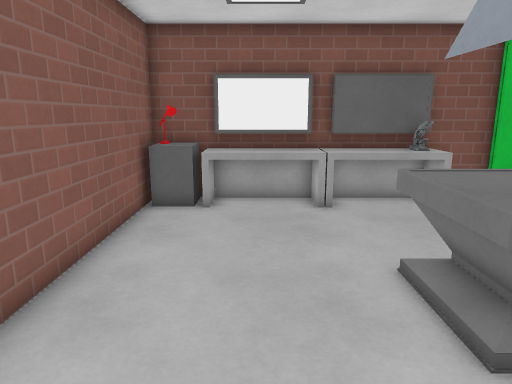
View 1 (above)

12 first-person views from a walk through a Godot game level. The camera is 1.5 m above the floor, tilts 12° down and sees 70° across. The floor is counted in squares, 0.5 m on a side. Each view is taken from the middle of a square. On the plan, view 1 faces up. The plan holds only what a view shows up to about 20 squares ahead; the rest is blank. Surface patterns are stand-ins for the level's own textures.

View 2
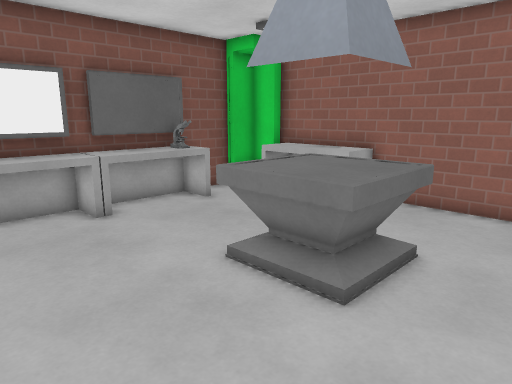

View 3
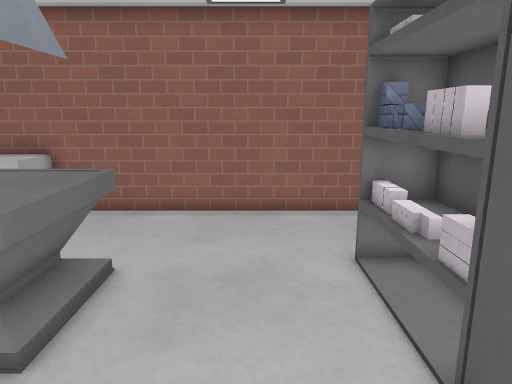

View 4
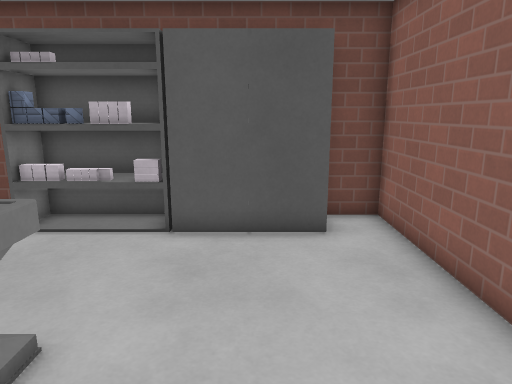

View 5
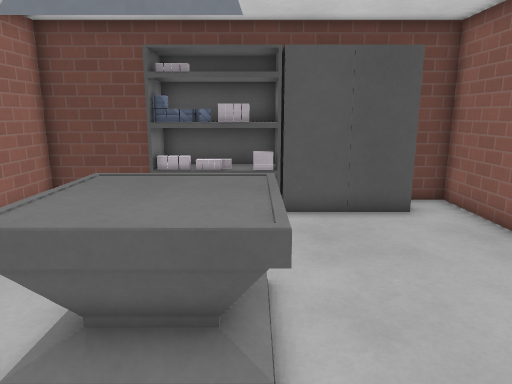

View 6
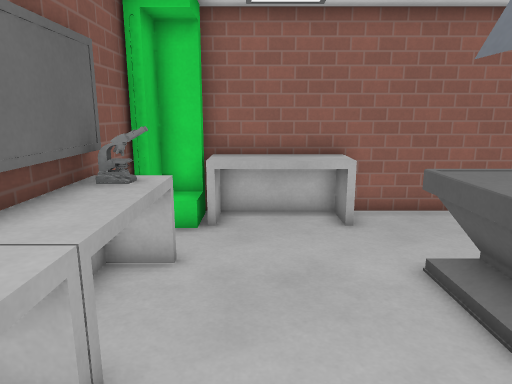

View 7
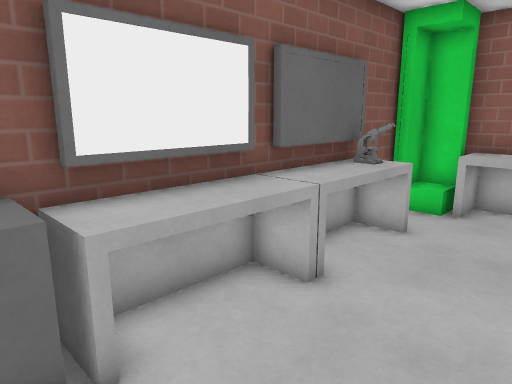

View 8
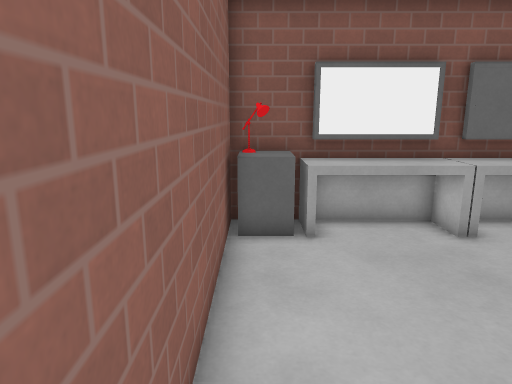

View 9
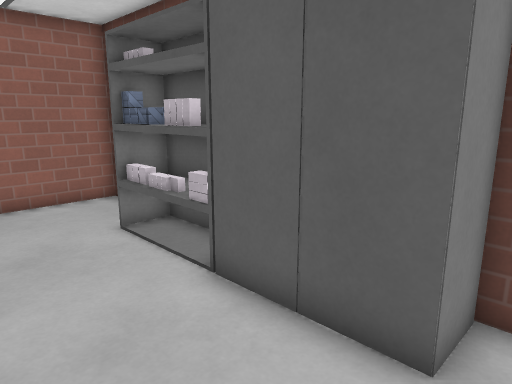

View 10
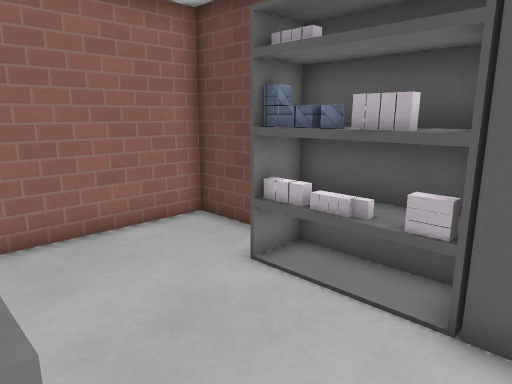

View 11
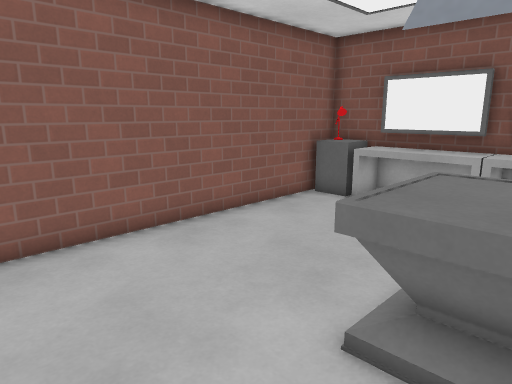

View 12
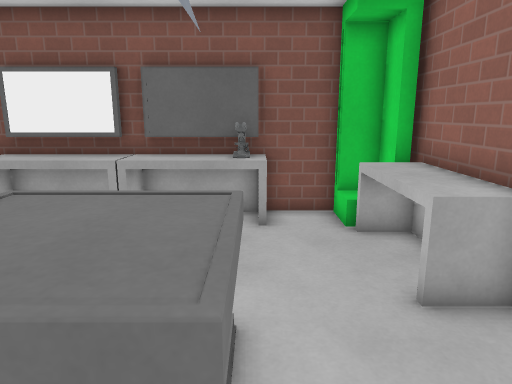

### Floor plan
Key: @ floor where view 1 was taken; # wall or solid block; . floor; = window, fence, low wall or low ledge; ^ raised ledge; L lamp; C cabinet; T table; N container; U cupboard; S shelf; O other object.
Columns run from 4 left of view 1 to 10 right of it. Each row starts with its distance up from view 1.
 13 #LCTTT#TT####N#
 12 #LCTTTTTTTT..ON
 11 #............TT
 10 #............TT
  9 #............TT
  8 #............TT
  7 #......====..T#
  6 #......=##=...#
  5 #......=##=...#
  4 #......^===...#
  3 #.............#
  2 #.............#
  1 #.............#
  0 #...@.........#
 -1 #.###.USSSS...#
 -2 #.#   SSSSS...#
 -3 ###   #########

Where each view was taken, in squares from view 1:
view 1: 0 up, 0 right, facing up
view 2: 1 up, 2 left, facing up-right
view 3: 1 up, 1 left, facing right
view 4: 8 up, 0 right, facing down
view 5: 10 up, 3 right, facing down
view 6: 10 up, 1 left, facing right
view 7: 8 up, 3 left, facing up-right
view 8: 3 up, 3 left, facing up
view 9: 3 up, 3 left, facing down-right
view 10: 4 up, 1 right, facing down-right
view 11: 0 up, 5 right, facing up-left
view 12: 2 up, 6 right, facing up
